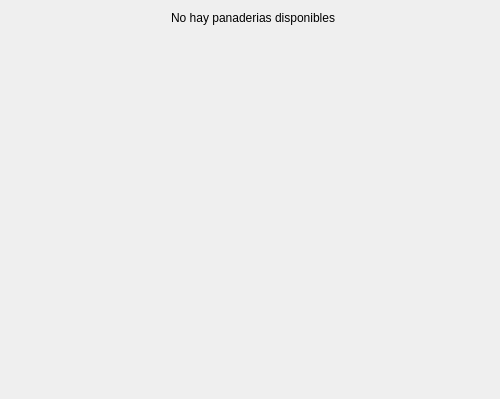
<?xml version="1.0" encoding="UTF-8"?>
<ui version="4.0">
 <class>bakerySelect</class>
 <widget class="QDialog" name="bakerySelect">
  <property name="geometry">
   <rect>
    <x>0</x>
    <y>0</y>
    <width>500</width>
    <height>399</height>
   </rect>
  </property>
  <property name="sizePolicy">
   <sizepolicy hsizetype="Fixed" vsizetype="Fixed">
    <horstretch>0</horstretch>
    <verstretch>0</verstretch>
   </sizepolicy>
  </property>
  <property name="minimumSize">
   <size>
    <width>500</width>
    <height>399</height>
   </size>
  </property>
  <property name="maximumSize">
   <size>
    <width>500</width>
    <height>399</height>
   </size>
  </property>
  <property name="windowTitle">
   <string>Panaderias</string>
  </property>
  <property name="layoutDirection">
   <enum>Qt::LeftToRight</enum>
  </property>
  <property name="windowFilePath">
   <string notr="true"/>
  </property>
  <property name="sizeGripEnabled">
   <bool>false</bool>
  </property>
  <property name="modal">
   <bool>true</bool>
  </property>
  <layout class="QVBoxLayout" name="verticalLayout">
   <item>
    <layout class="QFormLayout" name="layout">
     <item row="0" column="1">
      <widget class="QLabel" name="noAvailableBakeries">
       <property name="text">
        <string>No hay panaderias disponibles</string>
       </property>
       <property name="alignment">
        <set>Qt::AlignCenter</set>
       </property>
      </widget>
     </item>
    </layout>
   </item>
  </layout>
 </widget>
 <resources/>
 <connections/>
</ui>
